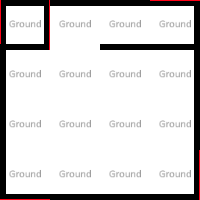

This game map was drawn from its Tiled (.tmx) file and the tilesets committed beside it. A one-line description and the full map source follow:
An orthogonal 4x4 tile map with 50x50 px tiles, 3 tile layers (Ground, Walls, WallsInner), 1 hidden layer not drawn, 2 tilesets and 8 objects (LaboTable, LaboOscillo, LaboMachine, Mug, TabletteLevel6, ...).

<map version="1.5" tiledversion="1.7.2" orientation="orthogonal" renderorder="left-up" compressionlevel="0" width="4" height="4" tilewidth="50" tileheight="50" infinite="0" nextlayerid="30" nextobjectid="76">
 <properties>
  <property name="NoAgents" type="bool" value="false" />
  <property name="NoSpawning" type="bool" value="false" />
 </properties>
 <tileset firstgid="1" source="../../_Tiled/Master.tsx" />
 <tileset firstgid="34" source="../../_Tiled/Deco.tsx" />
 <group id="5" name="Floor 0">
  <properties>
   <property name="Height" type="float" value="2.5" />
  </properties>
  <layer id="1" name="Ground" width="4" height="4">
   <properties>
    <property name="Materials" value="[ground]" />
    <property name="Walkable" type="bool" value="true" />
   </properties>
   <data encoding="csv">
4,4,4,4,
4,4,4,4,
4,4,4,4,
4,4,4,4
</data>
  </layer>
  <layer id="28" name="Ceiling" width="4" height="4" visible="0">
   <properties>
    <property name="AtCeiling" type="bool" value="true" />
    <property name="Materials" value="[ceiling]" />
   </properties>
   <data encoding="csv">
3,3,3,3,
3,3,3,3,
3,3,3,3,
3,3,3,3
</data>
  </layer>
  <layer id="3" name="Walls" width="4" height="4">
   <properties>
    <property name="ConnectToCeiling" type="bool" value="true" />
    <property name="Materials" value="[mainWalls]" />
   </properties>
   <data encoding="csv">
2684354566,3221225477,3221225477,3221225478,
2684354565,0,0,1610612741,
2684354565,0,0,1610612741,
6,5,5,1610612742
</data>
  </layer>
  <layer id="29" name="WallsInner" width="4" height="4">
   <properties>
    <property name="ConnectToCeiling" type="bool" value="true" />
   </properties>
   <data encoding="csv">
1610612742,0,5,5,
0,0,0,0,
0,0,0,0,
0,0,0,0
</data>
  </layer>
  <objectgroup id="4" name="Transitions">
   <object id="67" gid="20" x="50" y="0" width="50" height="50" rotation="90" />
   <object id="68" gid="8" x="150" y="50" width="50" height="50" rotation="-90">
    <properties>
     <property name="OneWay" type="bool" value="true" />
     <property name="TargetZone" value="TransitionLevel6Level7" />
    </properties>
   </object>
  </objectgroup>
  <objectgroup id="27" name="Objects">
   <object id="65" name="LaboTable" type="LaboTable" gid="40" x="100" y="200" width="50" height="50">
    <properties>
     <property name="Offset" value="0,0.5,0.5" />
     <property name="Rotate" value="0,0,0" />
     <property name="Y" type="int" value="1" />
    </properties>
   </object>
   <object id="70" name="Oscillo" type="LaboOscillo" gid="41" x="150" y="150" width="50" height="50">
    <properties>
     <property name="Offset" value="" />
     <property name="Rotate" value="0,180,0" />
     <property name="Y" type="int" value="3" />
    </properties>
   </object>
   <object id="71" name="Machine" type="LaboMachine" gid="41" x="0" y="200" width="50" height="50">
    <properties>
     <property name="Offset" value="0.6,0.2,0.1" />
     <property name="Rotate" value="0,-60,0" />
     <property name="Scale" value="0.5,0.5,0.5" />
     <property name="Y" type="int" value="2" />
    </properties>
   </object>
   <object id="72" name="Mug" type="Mug" gid="40" x="50" y="150" width="50" height="50">
    <properties>
     <property name="Offset" value="" />
     <property name="Y" type="int" value="2" />
    </properties>
   </object>
   <object id="74" type="TabletteLevel6" gid="40" x="50" y="50" width="50" height="50">
    <properties>
     <property name="Scale" value="" />
     <property name="Y" type="int" value="2" />
    </properties>
   </object>
   <object id="75" type="TabletteLevel6Hide" gid="40" x="100" y="100" width="50" height="50">
    <properties>
     <property name="Scale" value="0.5,0.5,0.5" />
     <property name="Y" type="int" value="2" />
    </properties>
   </object>
  </objectgroup>
 </group>
</map>
